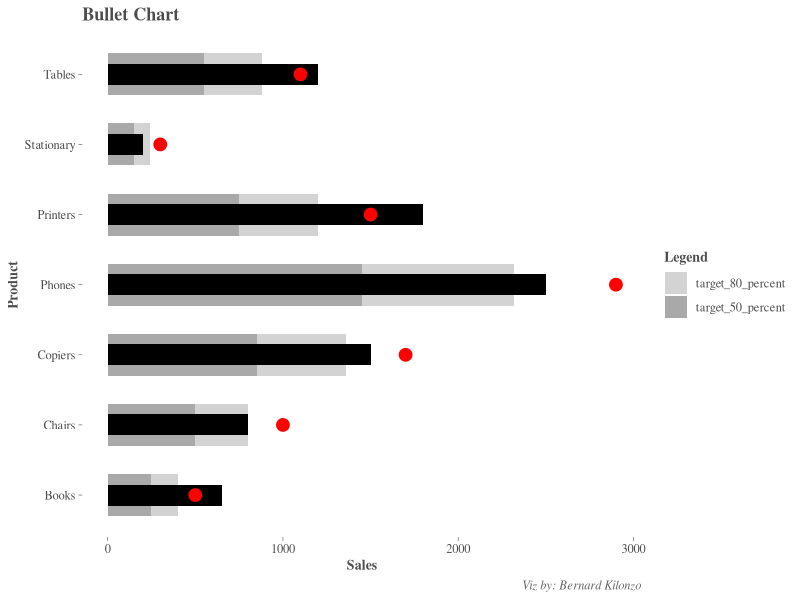

This figure's R source:
setwd("C:\\Users\\berna\\OneDrive\\Desktop\\Production\\dataviz\\code\\Bullet chart")

#load libraries
library(tidyverse)

#create sample data
data <- data.frame(
  product = c("Chairs","Tables","Stationary","Phones","Copiers","Books","Printers"),
  sales = c(800,1200,200,2500,1500,650,1800),
  target = c(1000,1100,300,2900,1700,500,1500),
  target_80_percent = c(300,330,90,870,510,150,450),
  target_50_percent = c(500,550,150,1450,850,250,750)
)

#shaping data
data_pivot<-data%>%pivot_longer(target_80_percent:target_50_percent, names_to = "targets", values_to = "value")

#ordering the targets
data_pivot$targets<-factor(data_pivot$targets, levels = c("target_80_percent","target_50_percent"))

#creating bullet chart in ggplot2
ggplot(data_pivot, aes(x = product, y = value)) +
  geom_bar(aes(fill = targets), stat = "identity", width = 0.6) +
  geom_bar(data = data, aes(x = product, y = sales), stat = "identity", fill = "black", width = 0.3) +
  geom_point(data = data, aes(x = product, y = target),stat = "identity", color = "red", size = 4) +
  coord_flip() +
  scale_fill_manual(values = c( "target_80_percent" = "#d3d3d3", "target_50_percent" = "#a9a9a9")) +
  labs(title = "Bullet Chart", x = "Product", y = "Sales", fill = "Legend", caption = "Viz by: Bernard Kilonzo")+
  theme(panel.background = element_blank(),
        axis.title = element_text(family = "serif",face = "bold", size = 10, color = "gray30"),
        axis.text = element_text(family = "serif", size = 9, color = "gray30"),
        axis.ticks = element_line(linewidth = 0.2, color = "gray30"),
        legend.title = element_text(family = "serif", face = "bold", size = 10, color = "gray30"),
        legend.text = element_text(family = "serif", size = 9, color = "gray30"),
        plot.title = element_text(family = "serif",face = "bold", size = 13, color = "gray30"),
        plot.caption = element_text(family = "serif", face = "italic", size = 9, color = "gray40"))
